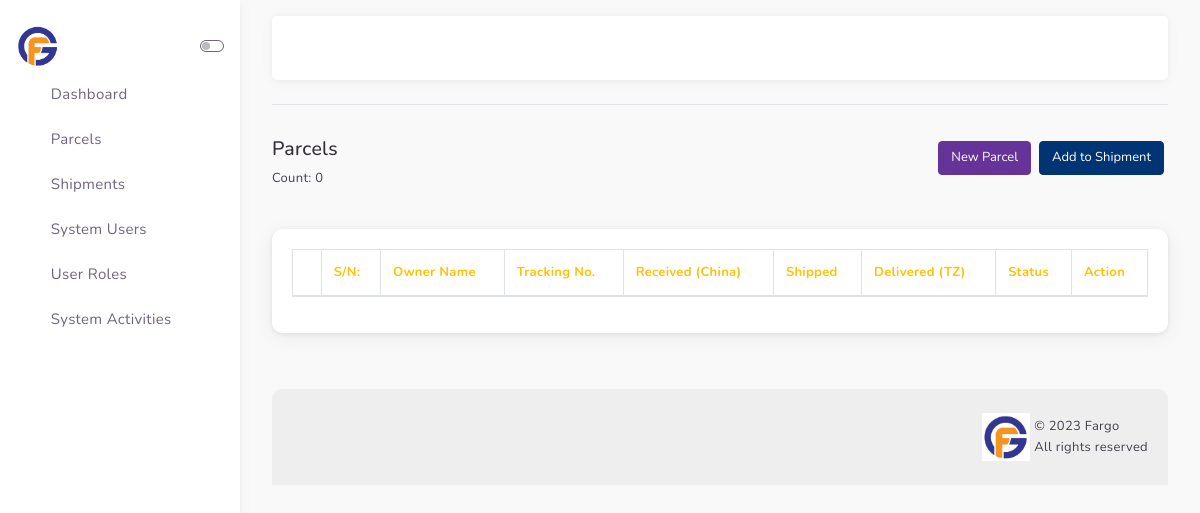
The page /parcels (signed in) on the database as committed earlier.
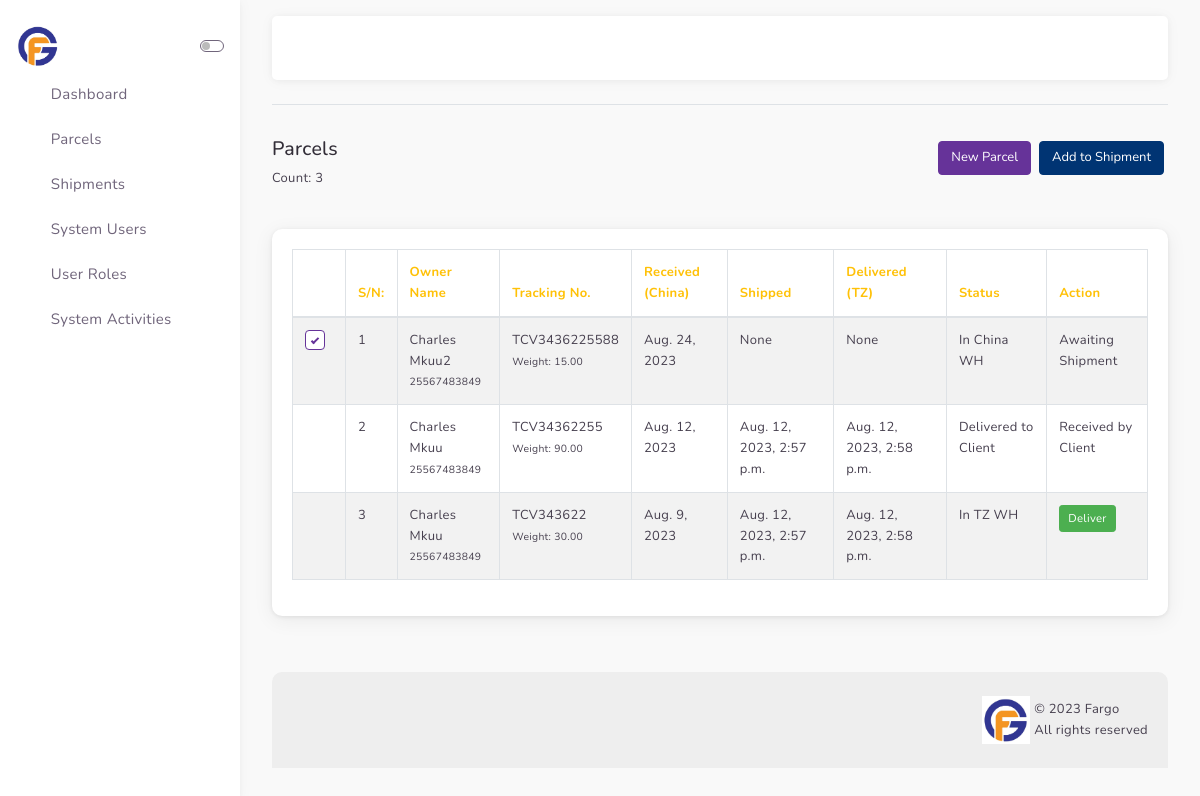
The same page on the database as committed later.
### shipments/models.py (models this page shows)
class Parcel(models.Model):
    tracking_no = models.CharField(max_length=20)
    owner = models.CharField(max_length=20)
    owner_mobile = models.PositiveIntegerField()
    weight = models.DecimalField(decimal_places=2, max_digits=6)
    received_on = models.DateField(blank=True, null=True, verbose_name='Received China WH')
    packed_on = models.DateTimeField(blank=True, null=True, editable=False)
    shipped_on = models.DateTimeField(blank=True, null=True)
    shipment = models.ForeignKey(Shipment, on_delete=models.CASCADE, blank=True, null=True, related_name='parcels')
    landed_on = models.DateTimeField(blank=True, null=True, verbose_name='Received TZ')
    delivered_on = models.DateField(blank=True, null=True, verbose_name='Delievered to Client')
    status = models.CharField(max_length=20, default='In China WH', editable=False)
    created = models.DateTimeField(auto_now_add=True)
    updated = models.DateTimeField(auto_now=True)
    created_by = CurrentUserField(editable=False)
    updated_by = CurrentUserField(editable=False, related_name='parcel_updated_by')
    class Meta:
        ordering = ['-id',]

### shipments/views.py (the view)
# urls.py: path('parcels', parcels, name='parcels'),
@login_required
@permission_required('parcel.view_parcel', raise_exception=True)
def parcels(request):
    queryset = Parcel.objects.all().order_by('-id')
    filter_names = ('date__lte', 'date__gte', 'delivery_status__iexact', 'source', 'destination')
    filter_clauses = [Q(**{filter:request.GET[filter]})
                      for filter in filter_names
                      if request.GET.get(filter)]
    if filter_clauses:
        parcels = queryset.filter(reduce(operator.and_, filter_clauses))
    else:
        parcels=queryset
    return render(request, 'parcels.html', locals())

### shipments/templates/parcels.html (shortened to what the changed rows need)
{% extends 'base.html' %}
{% load mathfilters %}
{% block stylesheets %}
    <link href="/static/dist-assets/css/themes/lite-purple.min.css" rel="stylesheet" />
    <link href="/static/dist-assets/css/plugins/perfect-scrollbar.min.css" rel="stylesheet" />
    <link rel="stylesheet" href="/static/dist-assets/css/plugins/datatables.min.css" />
{% endblock stylesheets %}
{% block content %}
<div class="main-content">
    <div class="row mb-4">
        <div class="col-md-6">
            <h4>Parcels</h4>
            <p>Count: {{parcels.count}}</p>
        </div>
    </div>
    <div class="row mb-4">
        <div class="col-md-12 mb-4">
            <div class="card text-left">
                <div class="card-body">
                    <div class="table-responsive">
                        <form method="post" action="{% url 'create_shipment' %}">
                        <table class="display table table-striped table-bordered" id="zero_configuration_table" style="width:100%">
                            <thead class="text-warning">
                            <tr>
                                <th class="text-center">
                                </th>
                                <th>S/N:</th>
                                <th>Owner Name</th>
                                <th>Tracking No.</th>
                                <th>Received (China)</th>
                                <th>Shipped</th>
                                <th>Delivered (TZ)</th>
                                <th>Status</th>
                                <th>Action</th>
                            </tr>
                        </thead>
                        <tbody>
                            {% for parcel in parcels %}
                            <tr>
                                <td class="text-center">
                                    {% if not parcel.shipment %}
                                        <label class="checkbox checkbox-outline-primary">
                                            <input type="checkbox" checked name="parcels" id="{{parcel.id}}" value="{{parcel.id}}" class="item-checkbox" /><span class="checkmark"></span>
                                        </label>
                                    {% endif %}
                                </td>
                                <td>{{ forloop.counter}}</td>
                                <td>
                                    {{parcel.owner}}
                                    <small><br>{{parcel.owner_mobile}}</small>
                                </td>
                                <td>
                                    {{parcel.tracking_no}}
                                    <small><br>Weight: {{parcel.weight}}</small>
                                </td>
                                <td>{{parcel.received_on}}</td>
                                <td>{{parcel.shipped_on}}</td>
                                <td>{{parcel.landed_on}}</td>
                                <td>{{parcel.status}}</td>
                                <td>
                                    {% if parcel.status == 'In TZ WH' %}
                                    <a href="{% url 'deliver_parcel' parcel.id %}" onclick="return confirm ('Please confirm the parcel has been delivered')" class="btn btn-success btn-sm">Deliver</a>
                                    {% elif parcel.status == 'Delivered to Client' %}
                                    <badge>Received by Client</badge>
                                    {% else %}
                                    <badge>Awaiting Shipment</badge>
                                    {% endif %}
                                </td>
                            </tr>
                          {% endfor %}
                        </tbody>
                    </table>
                </div>
            </div>
        </div>
    </div>
</div>
</div>
{% endblock content %}

Rows that differ between the two databases and show on the page:
added Parcel: owner "Charles Mkuu2", owner_mobile "25567483849", tracking_no "TCV3436225588", weight "15.00", received_on "Aug. 24, 2023", shipped_on "None", landed_on "None", status "In China WH", shows "Awaiting Shipment"
added Parcel: owner "Charles Mkuu", owner_mobile "25567483849", tracking_no "TCV34362255", weight "90.00", received_on "Aug. 12, 2023", shipped_on "Aug. 12, 2023, 2:57 p.m.", landed_on "Aug. 12, 2023, 2:58 p.m.", status "Delivered to Client", shows "Received by Client"
added Parcel: owner "Charles Mkuu", owner_mobile "25567483849", tracking_no "TCV343622", weight "30.00", received_on "Aug. 9, 2023", shipped_on "Aug. 12, 2023, 2:57 p.m.", landed_on "Aug. 12, 2023, 2:58 p.m.", status "In TZ WH", shows "Deliver"
Other text that changed with them:
{{ parcels.count }}: "0" → "3"
